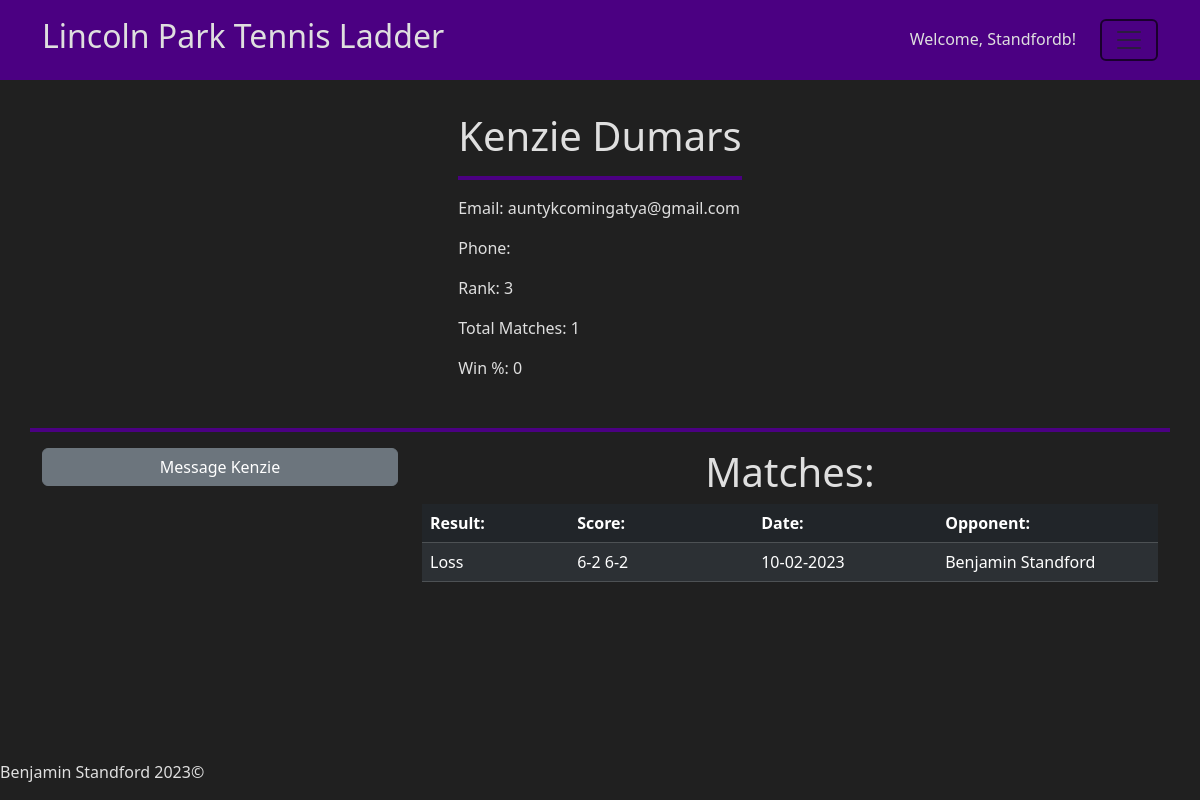
Screenshot of /profile?id=3 (signed in) with the database file from the repository.
### app/helpers.py (models this page shows, shortened)
class User(db.Model):
    id = db.Column(db.Integer(), primary_key=True)
    first= db.Column(db.String(255), nullable=False)
    last = db.Column(db.String(255), nullable=False)
    username = db.Column(db.String(255), unique=True, nullable=False)
    password = db.Column(db.LargeBinary, nullable=False)
    salt = db.Column(db.LargeBinary, nullable=False)
    email = db.Column(db.String(255), unique=True, nullable=False)
    phone = db.Column(db.String(255))
    rank = db.Column(db.Integer(), default=0)
    date_joined = db.Column(db.DateTime, default=datetime.utcnow)
    matches = db.relationship("Match", secondary=user_match, backref="players")
    temp_matches = db.relationship("Temp_match", secondary=user_temp, backref="players")
    matches_won = db.relationship("Match", backref="winner", foreign_keys="Match.winner_id", lazy=True)
    matches_lost = db.relationship("Match", backref="loser", foreign_keys="Match.loser_id", lazy=True)
    temp_matches_won = db.relationship("Temp_match", backref="winner", foreign_keys="Temp_match.winner_id", lazy=True)
    temp_matches_lost = db.relationship("Temp_match", backref="loser", foreign_keys="Temp_match.loser_id", lazy=True)
    msg_sent = db.relationship("Chat", backref="sender", foreign_keys="Chat.sender_id", lazy=True)
    msg_received = db.relationship("Chat", backref="recipient", foreign_keys="Chat.recipient_id", lazy=True)

class Match(db.Model):
    id = db.Column(db.Integer, primary_key=True)
    score = db.Column(db.String(50))
    winner_id = db.Column(db.Integer, db.ForeignKey("user.id"))
    loser_id = db.Column(db.Integer, db.ForeignKey("user.id"))
    date_played = db.Column(db.DateTime, default=datetime.utcnow)

### app/routes.py (the view)
@app.route("/profile")
def profile():
    id = request.args.get('id')
    profile, stats = h.get_profile(id)
    messages = h.get_private_messages(profile.id, session["USER"])
    return render_template("profile.html", profile=profile, stats=stats, messages=messages)

### app/helpers.py (called while the page is built)
def get_profile(id):
    profile = User.query.filter_by(id=id).first()
    stats = []
    if profile.matches:
        for match in profile.matches:
            remove_timestamp(match)
        stats.append(len(profile.matches))
        stats.append(int(len(profile.matches_won) / len(profile.matches) * 100))
    else:
        stats.append("No matches played yet")
        stats.append("N/A")
    return profile, stats

def get_private_messages(recipient, sender):
    messages = Chat.query.filter_by(sender_id=sender, recipient_id=recipient).all()
    messages += Chat.query.filter_by(sender_id=recipient, recipient_id=sender).all()
    for message in messages:
        message.time = format_timestamp(message.timestamp)
    return messages

def format_timestamp(timestamp):
    timestamp = pytz.utc.localize(timestamp)
    timestamp = timestamp.astimezone(pytz.timezone("Us/Eastern"))
    time = timestamp.strftime(c.TIMESTAMP_FULL)
    return time

def remove_timestamp(match):
    match.date = match.date_played.strftime(c.TIMESTAMP_DATE_ONLY)
    return match

### app/templates/profile.html (shortened to what this page needs)
{% extends "layout.html" %}
{% block main %}
    <div class="container">
        <div class="p-3"></div>
        <div class="row justify-content-center">
            {% if "USER" in session %}
                {% if profile.id != session["USER"] %}
                    <div class="col-auto">
                        <h1>{{ profile.first }} {{ profile.last }}</h1>
                        <hr class="border-4 opacity-100">
                        <p>Email: {{ profile.email }}</p>
                        <p>Phone: {{ profile.phone }}</p>
                        <p>Rank: {{ profile.rank }}</p>
                        <p>Total Matches: {{ stats[0] }}</p>
                        <p>Win %: {{ stats[1] }}</p>
                    </div>
                {% endif %}
            {% endif %}
        </div>
        <div class="row justify-content-center">
            <div class="p-3"></div>
            <hr class="border-4 opacity-100">
            {% if "USER" in session and session["USER"] != profile.id %}
                <div class="col-12 col-md-4">
                    <button class="btn btn-secondary mb-3" id="chat-btn" style="width: 100%" type="button" data-bs-toggle="collapse" data-bs-target="#collapseExample" aria-expanded="false" aria-controls="collapseExample">
                        Message {{ profile.first}}
                    </button>
                </div>
            {% endif %}
            <div class="col-12 col-md-8 text-center">
                <h1>Matches:</h1>
                <table class="table table-dark table-striped table-hover">
                    <thead>
                        <tr>
                            <th style="width: 20%">Result:</th>
                            <th style="width: 25%">Score:</th>
                            <th style="width: 25%">Date:</th>
                            <th style="width: 30%">Opponent:</th>
                        </tr>
                    </thead>
                    <tbody>
                        {% for match in profile.matches|sort(attribute='id', reverse=True)|sort(attribute='date_played', reverse=True) %}
                            <tr>
                                <td>
                                    {% if match.winner_id == profile.id %}
                                        Win
                                    {% else %}
                                        Loss
                                    {% endif %}
                                </td>
                                <td>{{ match.score }}</td>
                                <td>{{ match.date }}</td>
                                {% if match.winner_id == profile.id %}
                                <td><a href="/profile?id={{ match.loser_id }}">
                                    {% if match.loser.first %}
                                        {{ match.loser.first }} {{ match.loser.last }}
                                    {% else %}
                                        [Account Deleted]
                                    {% endif %}</a></td>
                                {% else %}
                                <td><a href="/profile?id={{ match.winner_id }}">
                                    {% if match.winner.first %}
                                        {{ match.winner.first }} {{ match.winner.last }}
                                    {% else %}
                                        [Account Deleted]
                                    {% endif %}</a></td>
                                {% endif %}
                            </tr>
                        {% endfor %}
                    </tbody>
                </table>
            </div>
        </div>
    </div>
{% endblock %}

### app/templates/layout.html (shortened to what this page needs)
<!DOCTYPE <!DOCTYPE html>
<html lang="en">
    <head>
        <link href="https://cdn.jsdelivr.net/npm/bootstrap@5.3.2/dist/css/bootstrap.min.css" rel="stylesheet">
        <link rel="stylesheet" href={{ url_for("static", filename="styles.css") }}>
    </head>
    <body>
        <header class="sticky-top">
            <div class="container">
                {% if page == 'register' %}
                <div class="row align-items-center justify-content-between" id="header-row">
                    <div class="col-12 col-md-3 col-lg-5 text-center text-md-start">
                        <a href="/" id="logo" alt="Logo">
                            <h2>Lincoln Park Tennis Ladder</h2>
                        </a>
                    </div>
                    </div>
                        {% else %}
                        <div class="row align-items-center justify-content-between" id="header-row">
                            <div class="col-12 col-md-7 text-center text-md-start">
                                <a href="/" id="logo" alt="Logo">
                                    <h2>Lincoln Park Tennis Ladder</h2>
                                </a>
                            </div>
                        <div class="col-12 col-md-5">
                            <div class="row justify-content-center justify-content-md-end">
                                <div class="col-auto">
                                    <p>Welcome, <a href="/profile?id={{ session['USER'] }}" class="plain">{{ session['USERNAME'] }}! </a></p>
                                </div>
                                <div class="col-auto">
                                    <div class="navbar">
                                        <button class="navbar-toggler" type="button" data-bs-toggle="dropdown" aria-expanded="false">
                                            <span class="navbar-toggler-icon"></span>
                                        </button>
                                    </div>
                                </div>
                        </div>
                    {% endif %}
                </div>
            </div>
        </header>
        <main>
            {% block main %}
            {% endblock %}
            <div class="p-5"></div>
        </main>
        <footer class="fixed-bottom">
            <address>Benjamin Standford 2023©</address>
        </footer>
    </body>
</html>

### app/static/styles.css (style rules this page uses)
body { background-color: #202020; color: #dfdfdf; }
header { background-color:indigo; }
a { color: inherit; text-decoration: none; }
hr { color:indigo; }
.navbar-toggler { border: 2px solid; }
#header-row { min-height: 80px; }

### rows the page displays
User: USERNAME "Standfordb"
User: first "Kenzie", last "Dumars", email "auntykcomingatya@gmail.com", rank "3"
Match: shows "Loss", score "6-2 6-2", date "10-02-2023", winner.first "Benjamin", winner.last "Standford"

### other values shown
{{ stats[0] }} "1"
{{ stats[1] }} "0"
